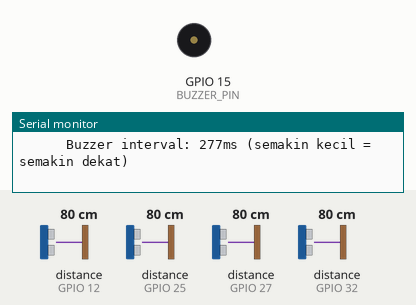
This program was run on a simulated ESP32. On the bench: buzzer (waves = sounding, pin HIGH), the last lines printed to the serial monitor. Wiring (inferred from the names in the program): 4 × ultrasonic range finder: trigger GPIO 13, echo GPIO 12 / trigger GPIO 16, echo GPIO 27 / trigger GPIO 21, echo GPIO 32 / trigger GPIO 26, echo GPIO 25. The test bench sets the inputs (shaded band); at power-on: distance to the obstacle (sensors on GPIO 25, GPIO 12, GPIO 27, GPIO 32) 80 cm. The echo pulse lasts 58.3 µs per cm; pins used as bus, display or sensor lines are not drawn.

Above: at 1.96 s.
2.0 s: distance to the obstacle (sensor on GPIO 25) set to 2 cm
At 2.35 s:
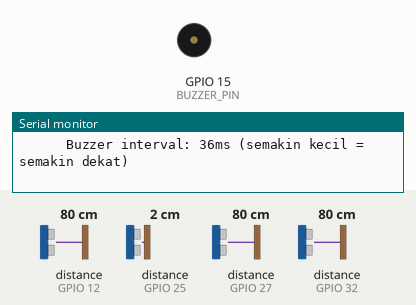
5.0 s: distance to the obstacle (sensor on GPIO 12) set to 203 cm
8.0 s: distance to the obstacle (sensor on GPIO 27) set to 35 cm
11.0 s: distance to the obstacle (sensor on GPIO 12) set to 197 cm
14.0 s: distance to the obstacle (sensor on GPIO 25) set to 60 cm
At 14.3 s:
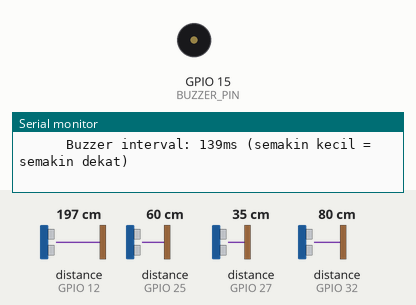
17.0 s: distance to the obstacle (sensor on GPIO 32) set to 2 cm
At 17.8 s:
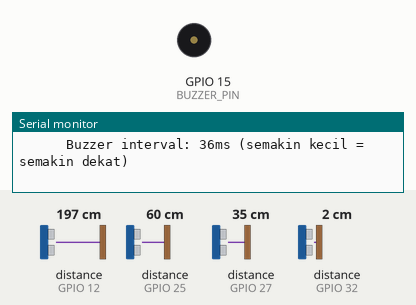
Timing chart, 0 to 21.0 s (numbered marks = the images above; inputs shaded):
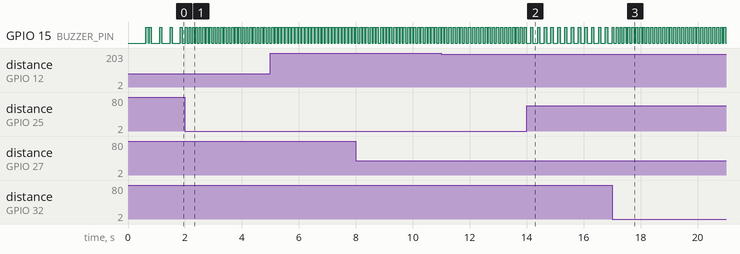

The program:

main.cpp
```cpp
/**
 * ============================================================================
 * PROYEK: TONGKAT TUNA NETRA DENGAN 4 SENSOR ULTRASONIK + BUZZER
 * ============================================================================
 *
 * DESKRIPSI:
 *   Tongkat pintar untuk membantu penyandang tuna netra mendeteksi halangan
 *   di sekitar. Menggunakan 4 sensor HC-SR04 yang dipasang di:
 *   - Depan (arah jalan)
 *   - Kiri
 *   - Kanan
 *   - Atas (untuk deteksi palang rendah/ranting)
 *
 *   Buzzer akan berbunyi dengan interval yang semakin rapat saat halangan
 *   semakin dekat. Jarak peringatan dimulai dari 150 cm.
 *
 *   Suara semakin "mendesak" = objek semakin dekat.
 *
 * HARDWARE:
 *   - ESP32 DevKit V1
 *   - 4x HC-SR04 (sensor ultrasonik)
 *   - 1x Buzzer (aktif atau pasif)
 *   - 4x Resistor 10kΩ + 4x Resistor 20kΩ (pembagi tegangan untuk Echo)
 *
 * WIRING (PIN AMAN UNTUK ESP32):
 *   Sensor Depan  : TRIG=GPIO13, ECHO=GPIO12
 *   Sensor Kiri   : TRIG=GPIO16, ECHO=GPIO27
 *   Sensor Kanan  : TRIG=GPIO26, ECHO=GPIO25
 *   Sensor Atas   : TRIG=GPIO21, ECHO=GPIO32
 *   Buzzer        : GPIO15 (aktif LOW? tergantung modul, ubah HIGH/LOW)
 *
 * CATATAN PENTING:
 *   - Semua pin ECHO WAJIB melalui pembagi tegangan (5V -> 3.3V)
 *   - Hindari pin: GPIO1,3 (serial), GPIO6-11 (flash), GPIO0,2,5,15 (boot)
 *   - GPIO15 sudah aman untuk buzzer karena internal pull-down
 *
 * DIBUAT OLEH: FARIZ
 * TANGGAL:     April 2026
 * ============================================================================
 */

#include <Arduino.h>

// ========================= KONFIGURASI PIN ==================================
// Sensor Ultrasonik (4 buah)
// Struktur penamaan: TRIG_<POSISI>, ECHO_<POSISI>
// POSISI: FRONT (depan), LEFT (kiri), RIGHT (kanan), TOP (atas)

// Sensor 1 - DEPAN (arah jalan)
#define TRIG_FRONT   13
#define ECHO_FRONT   12

// Sensor 2 - KIRI
#define TRIG_LEFT    16
#define ECHO_LEFT    27

// Sensor 3 - KANAN
#define TRIG_RIGHT   26
#define ECHO_RIGHT   25

// Sensor 4 - ATAS (deteksi palang rendah / ranting)
#define TRIG_TOP     21
#define ECHO_TOP     32

// Buzzer
#define BUZZER_PIN   15

// ========================= KONSTANTA SISTEM =================================
const float SOUND_SPEED_CM_US = 0.0343;   // Kecepatan suara: 343 m/s = 0.0343 cm/µs
const float MAX_DISTANCE_CM = 200.0;      // Batas maksimal deteksi (cm)
const float WARNING_DISTANCE_CM = 150.0;  // Jarak mulai peringatan (cm)

// Parameter buzzer (untuk mode digital on/off)
const int BEEP_DURATION_MS = 50;          // Lama bunyi setiap kali beep (ms)
int beepIntervalMs = 0;                   // Jeda antar beep (diupdate berdasarkan jarak)
                                           // 0 = buzzer mati

// ========================= STRUKTUR DATA ====================================
/**
 * Struktur untuk menyimpan data satu sensor ultrasonik
 */
struct UltrasonicSensor {
  uint8_t trigPin;      // Pin trigger (output)
  uint8_t echoPin;      // Pin echo (input, sudah melalui pembagi tegangan)
  float distanceCm;     // Jarak terukur (cm)
  const char* location; // Nama posisi (untuk debugging)
};

// Inisialisasi array sensor (memudahkan iterasi)
UltrasonicSensor sensors[] = {
  {TRIG_FRONT, ECHO_FRONT, 0, "DEPAN"},
  {TRIG_LEFT,  ECHO_LEFT,  0, "KIRI"},
  {TRIG_RIGHT, ECHO_RIGHT, 0, "KANAN"},
  {TRIG_TOP,   ECHO_TOP,   0, "ATAS"}
};

const int SENSOR_COUNT = sizeof(sensors) / sizeof(sensors[0]);

// Variabel untuk non-blocking buzzer
unsigned long lastBeepTime = 0;
bool isBuzzerActive = false;      // Status buzzer (menyala/tidak)

// ========================= FUNGSI SENSOR ====================================

/**
 * Membaca jarak dari satu sensor ultrasonik (mode blocking singkat)
 *
 * @param sensor Referensi ke struktur UltrasonicSensor
 * @return float Jarak dalam cm, atau MAX_DISTANCE_CM jika timeout
 *
 * Proses:
 *   1. Kirim pulse trigger 10µs
 *   2. Tunggu pulse echo (dengan timeout)
 *   3. Hitung jarak = (durasi * kecepatan suara) / 2
 */
float readSingleDistance(UltrasonicSensor &sensor) {
  // 1. Kirim trigger pulse (LOW -> HIGH -> LOW)
  digitalWrite(sensor.trigPin, LOW);
  delayMicroseconds(2);
  digitalWrite(sensor.trigPin, HIGH);
  delayMicroseconds(10);
  digitalWrite(sensor.trigPin, LOW);

  // 2. Baca durasi pulse echo (timeout 25ms = ~425cm maksimal)
  //    pulseIn() akan menunggu sampai echo HIGH lalu mengukur panjangnya
  long durationUs = pulseIn(sensor.echoPin, HIGH, 25000);

  // 3. Jika timeout (tidak ada echo), kembalikan nilai maksimal
  if (durationUs == 0) {
    return MAX_DISTANCE_CM;
  }

  // 4. Hitung jarak: (waktu * kecepatan suara) / 2 (karena bolak-balik)
  float distance = durationUs * SOUND_SPEED_CM_US / 2.0;

  // 5. Batasi nilai maksimal
  if (distance > MAX_DISTANCE_CM) {
    return MAX_DISTANCE_CM;
  }

  return distance;
}

/**
 * Memperbarui jarak untuk semua sensor
 *
 * Membaca keempat sensor secara berurutan. Setiap pembacaan memakan waktu
 * sekitar 10-20ms tergantung jarak objek.
 */
void updateAllDistances() {
  for (int i = 0; i < SENSOR_COUNT; i++) {
    sensors[i].distanceCm = readSingleDistance(sensors[i]);
  }
}

/**
 * Mencari jarak minimum dari semua sensor
 *
 * @return float Jarak terdekat (cm) dari keempat sensor
 *
 * Fungsi ini digunakan untuk menentukan prioritas peringatan:
 *   Jika ada halangan di mana pun, buzzer akan merespons halangan TERDEKAT.
 */
float getMinimumDistance() {
  float minDist = MAX_DISTANCE_CM;
  for (int i = 0; i < SENSOR_COUNT; i++) {
    if (sensors[i].distanceCm < minDist) {
      minDist = sensors[i].distanceCm;
    }
  }
  return minDist;
}

/**
 * Menentukan sensor dengan jarak terdekat (untuk debugging)
 *
 * @return const char* Nama posisi sensor terdekat
 */
const char* getClosestSensorLocation() {
  float minDist = MAX_DISTANCE_CM;
  int closestIndex = 0;
  for (int i = 0; i < SENSOR_COUNT; i++) {
    if (sensors[i].distanceCm < minDist) {
      minDist = sensors[i].distanceCm;
      closestIndex = i;
    }
  }
  return sensors[closestIndex].location;
}

// ========================= FUNGSI BUZZER ====================================

/**
 * Menghitung interval beep berdasarkan jarak terdekat
 *
 * LOGIKA (mirip sensor parkir mobil):
 *   - Jarak 0 cm   -> interval 30 ms (bunyi hampir terus-menerus)
 *   - Jarak 150 cm -> interval 500 ms (bunyi lambat)
 *   - Jarak >150cm -> interval 0 (buzzer mati)
 *
 * @param distanceCm Jarak terdekat (cm)
 */
void updateBeepInterval(float distanceCm) {
  // Jika di luar batas peringatan, matikan buzzer
  if (distanceCm > WARNING_DISTANCE_CM) {
    beepIntervalMs = 0;
    return;
  }

  // Mapping linier: jarak 0..150cm -> interval 30..500ms
  // Semakin kecil jarak, semakin kecil interval (bunyi lebih cepat)
  beepIntervalMs = map(distanceCm, 0, WARNING_DISTANCE_CM, 30, 500);

  // Pastikan interval dalam batas yang wajar
  beepIntervalMs = constrain(beepIntervalMs, 30, 500);
}

/**
 * Mengontrol buzzer secara non-blocking (mode digital on/off)
 *
 * Cara kerja:
 *   - Jika beepIntervalMs == 0, buzzer mati total
 *   - Jika tidak, buzzer akan menyala selama BEEP_DURATION_MS
 *   - Kemudian mati selama (beepIntervalMs - BEEP_DURATION_MS)
 *   - Siklus berulang secara otomatis tanpa delay()
 *
 * Fungsi ini harus dipanggil di loop() sesering mungkin.
 */
void handleBuzzer() {
  // Dapatkan jarak terdekat dan update interval
  float minDistance = getMinimumDistance();
  updateBeepInterval(minDistance);

  // Jika tidak ada peringatan, pastikan buzzer mati
  if (beepIntervalMs == 0) {
    digitalWrite(BUZZER_PIN, LOW);
    isBuzzerActive = false;
    return;
  }

  unsigned long currentTime = millis();

  if (!isBuzzerActive) {
    // BUZZER SEDANG MATI: nyalakan jika sudah waktunya
    if (currentTime - lastBeepTime >= beepIntervalMs) {
      digitalWrite(BUZZER_PIN, HIGH);
      isBuzzerActive = true;
      lastBeepTime = currentTime;
    }
  } else {
    // BUZZER SEDANG MENYALA: matikan setelah durasi bunyi tercapai
    if (currentTime - lastBeepTime >= BEEP_DURATION_MS) {
      digitalWrite(BUZZER_PIN, LOW);
      isBuzzerActive = false;
      lastBeepTime = currentTime;
    }
  }
}

// ========================= DEBUGGING & SERIAL ===============================

/**
 * Mencetak informasi semua sensor ke Serial Monitor
 *
 * Format output:
 *   DEPAN: 45cm  KIRI: 120cm  KANAN: 32cm  ATAS: 78cm  | MIN: 32cm (KANAN)
 *
 * @param forcePrint Jika true, tetap cetak meskipun belum waktunya (jarang dipakai)
 */
void printDebugInfo(bool forcePrint = false) {
  static unsigned long lastPrintTime = 0;
  const unsigned long PRINT_INTERVAL_MS = 300;  // Cetak setiap 300ms

  if (!forcePrint && (millis() - lastPrintTime < PRINT_INTERVAL_MS)) {
    return;
  }

  Serial.print("[INFO] ");
  for (int i = 0; i < SENSOR_COUNT; i++) {
    Serial.print(sensors[i].location);
    Serial.print(": ");
    Serial.print(sensors[i].distanceCm);
    Serial.print("cm  ");
  }

  Serial.print("| MIN: ");
  Serial.print(getMinimumDistance());
  Serial.print("cm (");
  Serial.print(getClosestSensorLocation());
  Serial.println(")");

  // Tambahan informasi interval buzzer jika aktif
  if (beepIntervalMs > 0) {
    Serial.print("      Buzzer interval: ");
    Serial.print(beepIntervalMs);
    Serial.println("ms (semakin kecil = semakin dekat)");
  }

  lastPrintTime = millis();
}

// ========================= SETUP & LOOP =====================================

void setup() {
  // Inisialisasi Serial Monitor untuk debugging
  Serial.begin(115200);
  delay(100);  // Tunggu serial siap

  Serial.println("========================================");
  Serial.println("TONGKAT TUNA NETRA v1.0");
  Serial.println("4 Sensor Ultrasonik + Buzzer");
  Serial.println("========================================");
  Serial.println();

  // Inisialisasi pin untuk semua sensor
  for (int i = 0; i < SENSOR_COUNT; i++) {
    pinMode(sensors[i].trigPin, OUTPUT);
    pinMode(sensors[i].echoPin, INPUT);
    digitalWrite(sensors[i].trigPin, LOW);  // Pastikan trigger LOW saat awal
    Serial.print("✓ Sensor ");
    Serial.print(sensors[i].location);
    Serial.println(" siap");
  }

  // Inisialisasi buzzer
  pinMode(BUZZER_PIN, OUTPUT);
  digitalWrite(BUZZER_PIN, LOW);
  Serial.println("✓ Buzzer siap");

  Serial.println();
  Serial.println("SISTEM SIAP! Dekatkan halangan ke sensor...");
  Serial.println("========================================");
  Serial.println();

  delay(500);

  // Tes buzzer sebentar (opsional, untuk konfirmasi hardware)
  digitalWrite(BUZZER_PIN, HIGH);
  delay(100);
  digitalWrite(BUZZER_PIN, LOW);
}

void loop() {
  // 1. Baca semua sensor (blocking singkat ~10-80ms total)
  updateAllDistances();

  // 2. Debugging (cetak ke Serial Monitor secara periodik)
  printDebugInfo();

  // 3. Kontrol buzzer berdasarkan jarak terdekat
  handleBuzzer();

  // 4. Delay kecil untuk stabilisasi dan memberi waktu CPU
  //    Total loop sekitar 20-100ms tergantung jarak objek.
  delay(15);
}
```

Measured:
- after the input at 2.0 s, GPIO 15 (BUZZER_PIN): alternates HIGH for 0.06 s and LOW for 0.06 s, starting at once
- after the input at 11.0 s, GPIO 15 (BUZZER_PIN): alternates HIGH for 0.07 s and LOW for 0.07 s, starting after 0.35 s
- after the input at 14.0 s, GPIO 15 (BUZZER_PIN): alternates HIGH for 0.08 s and LOW for 0.16 s, starting after 0.14 s
- after the input at 17.0 s, GPIO 15 (BUZZER_PIN): alternates HIGH for 0.07 s and LOW for 0.07 s, starting after 0.14 s
- by itself, GPIO 15 (BUZZER_PIN): repeats every 0.36 s: HIGH 0.07 s, LOW 0.29 s
